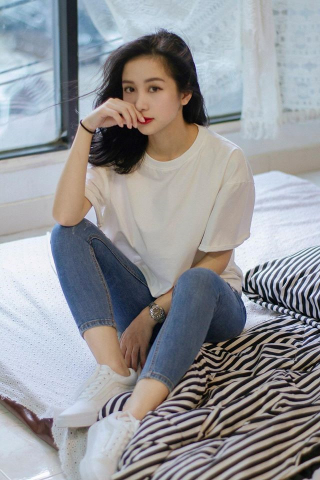
#> input picture simple_image/demo1.jpg, 320 x 480 px
$ python Feb-15.py
#> lines starting #> are read from the running program, lines starting #| are printed output that depends on the picture
import numpy as np
import cv2
# gradient
from skimage.io import imread
from skimage.color import rgb2gray
from skimage import filters

# importing library for plotting
from matplotlib import pyplot as plt

# Load an color image in RGB mode
img = cv2.imread('demo1.jpg',255)
#> img is the input picture: shape (480, 320, 3); mean B, G, R 153, 149.1, 148
# show image

# convert to gray
img_gray = cv2.cvtColor(img, cv2.COLOR_BGR2GRAY)
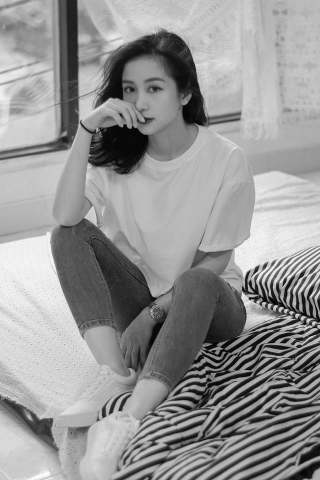
#> img_gray: shape (480, 320); min 2, max 254, mean 149.2

# histogram
# find frequency of pixels in range 0-255
histr = cv2.calcHist([img],[0],None,[256],[0,256])
#> histr = 256 values, max 1520 at index 177, min 19 at index 1, mean 600
# show the plotting graph of an image
plt.plot(histr)
plt.show()
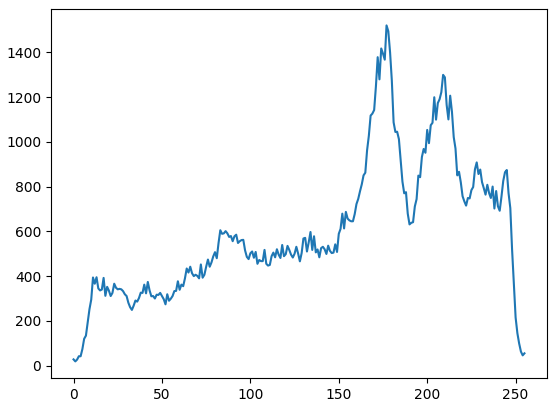
#> figure drawn by matplotlib, 1 panel; curve peaks at x = 177, y = 1520


plt.gray()
plt.figure(figsize=(20,20))
plt.subplot(221)
plt.imshow(img_gray)
plt.title('original', size=20)
plt.subplot(222)
edges_x = filters.sobel_h(img_gray)
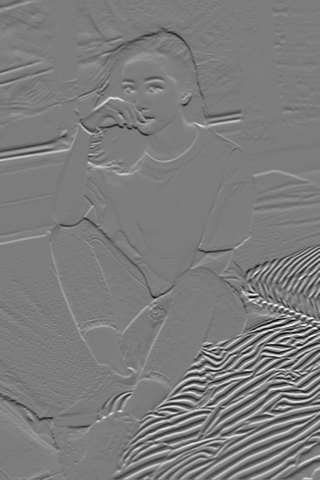
#> edges_x: shape (480, 320) float64; min -0.701, max 0.727, mean -0.000528; drawn with min black and max white
plt.imshow(edges_x)
plt.title('sobel_x', size=20)
plt.imshow(histr)
plt.title('histogram sobel_x', size=20)
plt.subplot(222)
plt.subplot(223)
edges_y = filters.sobel_v(img_gray)
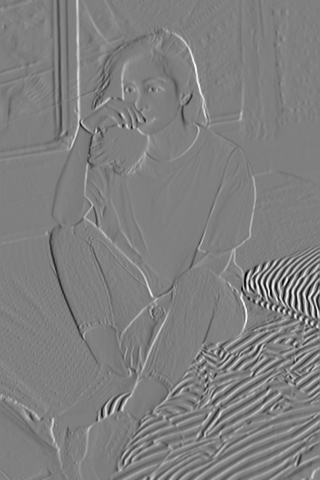
#> edges_y: shape (480, 320) float64; min -0.706, max 0.701, mean -0.00116; drawn with min black and max white
plt.imshow(edges_y)
plt.title('sobel_y', size=20)
plt.subplot(224)
edges = filters.sobel(img_gray)
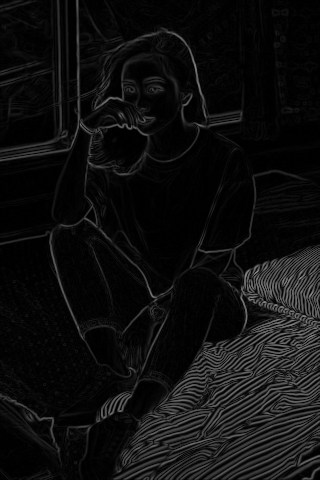
#> edges: shape (480, 320) float64; min 0, max 0.579, mean 0.0598
plt.imshow(edges)
plt.title('sobel', size=20)
plt.show()
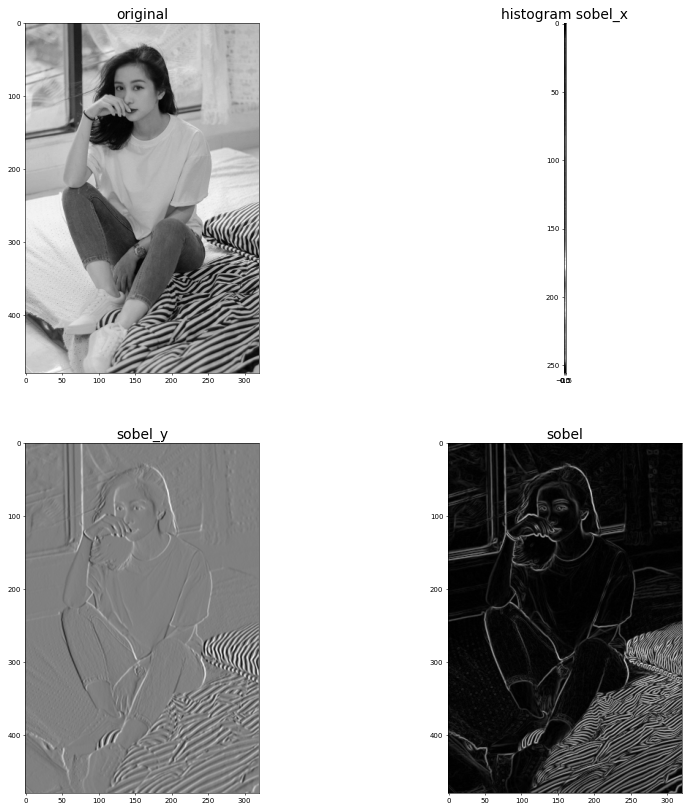
#> figure drawn by matplotlib, 4 panels

cv2.imshow('Original', img)
cv2.imshow('Gray', img_gray)
cv2.waitKey(0)
